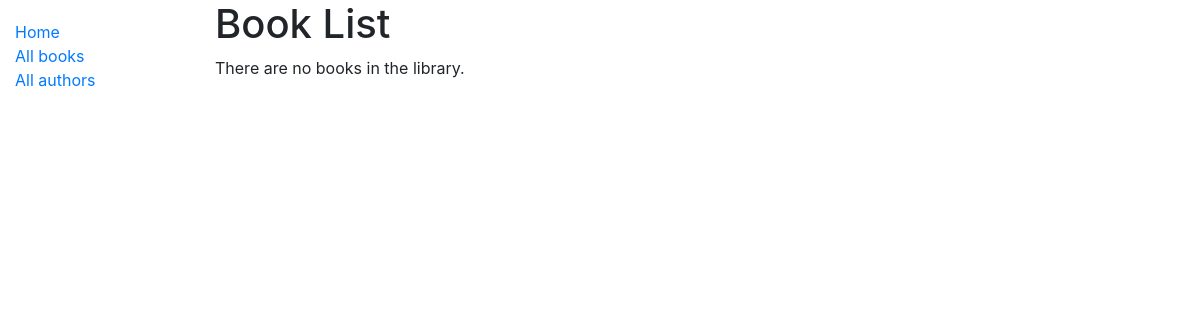
Before: /catalog/books/ with the older database file.
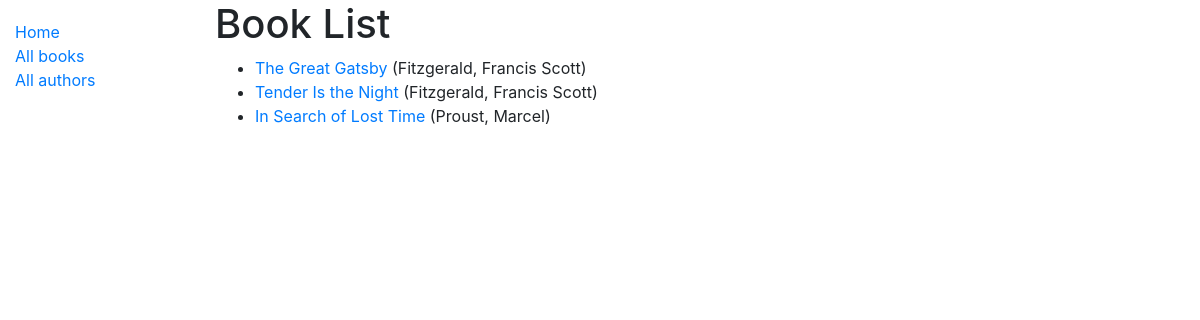
After: the same page with the newer database file.
### catalog/models.py (models this page shows, shortened)
class Book(models.Model):
    title = models.CharField(max_length=200)
    author = models.ForeignKey("Author", on_delete=models.SET_NULL, null=True)
    summary = models.TextField(max_length=1000, help_text="Enter a brief description of the book")
    isbn = models.CharField(
        "ISBN",
        max_length=13,
        help_text="13 Character <a href=\"https://www.isbn-international.org/content/what-isbn\">ISBN number</a>",
        )
    genre = models.ManyToManyField(Genre, help_text="Select a genre for this book")
    language = models.ForeignKey(Language, on_delete=models.SET_NULL, null=True)
    def get_absolute_url(self):
        return reverse('book-detail', args=[str(self.id)])
    def display_genre(self):
        """Create a string for the Genre. This is required to display genre in Admin."""
        return ', '.join(genre.name for genre in self.genre.all()[:3])
    display_genre.short_description = 'Genre'

class Author(models.Model):
    first_name = models.CharField(max_length=100)
    last_name = models.CharField(max_length=100)
    date_of_birth = models.DateField(null=True, blank=True)
    date_of_death = models.DateField('Died', null=True, blank=True)
    class Meta:
        ordering = ['last_name', 'first_name']
    def __str__(self):
        return f'{self.last_name}, {self.first_name}'

### catalog/views.py (the view)
# urls.py: path('books/', views.BookListView.as_view(), name='books'),
class BookListView(generic.ListView):
    model = Book
    paginate_by = 10

### catalog/templates/catalog/book_list.html
{% extends "base_generic.html" %}
{% block content %}
  <h1>Book List</h1>
  {% if book_list %}
  <ul>
    {% for book in book_list %}
      <li>
        <a href="{{ book.get_absolute_url }}">{{ book.title }}</a> ({{book.author}})
      </li>
    {% endfor %}
  </ul>
  {% else %}
    <p>There are no books in the library.</p>
  {% endif %}
{% endblock %}

### catalog/templates/base_generic.html (shortened to what this page needs)
<!DOCTYPE html>
<html lang="en">
<head>
  <link rel="stylesheet" href="https://stackpath.bootstrapcdn.com/bootstrap/4.1.3/css/bootstrap.min.css">
  {% load static %}
  <link rel="stylesheet" href="{% static 'css/styles.css' %}">
</head>
<body>
  <div class="container-fluid">
    <div class="row">
      <div class="col-sm-2">
        {% block sidebar %}
          <ul class="sidebar-nav">
            <li><a href="{% url 'index' %}">Home</a></li>
            <li><a href="{% url 'books' %}">All books</a></li>
            <li><a href="{% url 'authors' %}">All authors</a></li>
          </ul>
        {% endblock %}
      </div>
      <div class="col-sm-10 ">
        {% block content %}
        {% endblock %}
      </div>
    </div>
  </div>
</body>
</html>

### catalog/static/css/styles.css (style rules this page uses)
.sidebar-nav { margin-top: 20px; padding: 0; list-style: none; }

Changed rows visible on the page:
added Book: title "The Great Gatsby", author "Fitzgerald, Francis Scott"
added Book: title "Tender Is the Night", author "Fitzgerald, Francis Scott"
added Book: title "In Search of Lost Time", author "Proust, Marcel"
Other visible differences:
text no longer shown: "There are no books in the library."
